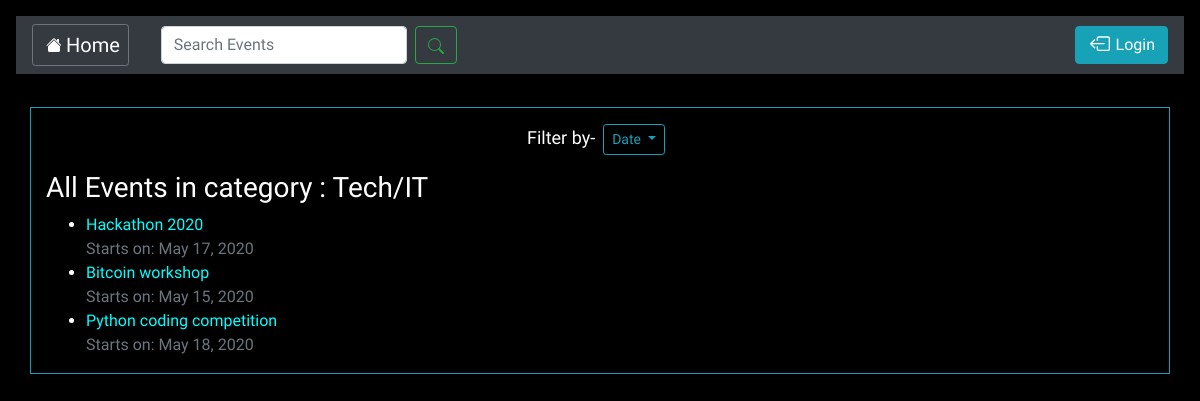
/events/search/1/3, run on the app's committed database.
### events/models.py (models this page shows, shortened)
class Category(models.Model):
    name = models.CharField(max_length=50)

class Event(models.Model):
    name = models.CharField(max_length=50)
    description = models.CharField(max_length=500, blank=True)
    start_date = models.DateField(auto_now=False, auto_now_add=False, null=True, blank=True)
    category = models.ForeignKey(Category, on_delete=models.CASCADE)
    organiser = models.ForeignKey(User, on_delete=models.CASCADE)
    city = models.ForeignKey(City, on_delete=models.CASCADE)
    address = models.CharField(max_length=50, blank=True)
    notice = models.CharField(null=True, max_length=50, blank=True)

### events/views.py (the view, shortened to what this page needs)
# urls.py: path('search/<int:city_pk>', views.search_view, name='search'),
def search_view(request, city_pk, category_pk=0, sr_string='', filter=''):
    from django.utils import timezone
    current = timezone.now().date().isocalendar()
    city = City.objects.get(pk=city_pk)
    event_list = Event.objects.filter(city=city)
    if category_pk!=0:
        category = Category.objects.get(pk=category_pk)
        event_list = event_list.filter(category=category)
        if filter!="":
            if filter=='month':
                event_list = event_list.filter(start_date__year=current[0], start_date__month=timezone.now().month)
            elif filter=='week':
                event_list = event_list.filter(start_date__year=current[0], start_date__week=current[1])
        return render(request, 'events/search.html', {'events':event_list, 'city':city, 'category':category, 'filtered':filter})

### events/templates/events/search.html (shortened to what this page needs)
{% extends 'events/base.html' %}
{% block content %}
    <div class="container border border-info">
    {% if category %}
        <div class="row justify-content-center my-3">
            <div style="font-size: large;">Filter by-</div>
            <div class="dropdown">
                <a class="btn btn-sm btn-outline-info dropdown-toggle mx-2" href="#" role="button" id="dropdownMenuLink" data-toggle="dropdown" aria-haspopup="true" aria-expanded="false">
                  Date
                </a>
            </div>
        </div>
        <h3>All Events in category : {{category.name}}</h3>
    {% endif %}
    <ul>
        {% for event in events %}
            <li>
                <a href="{% url 'events:event_detail' pk=event.pk %}">{{event.name}}</a> <br>
                <div class="text-muted"> Starts on: {{event.start_date}} </div>
            </li>
        {% empty %}
            <li>No events available!!!</li>
        {% endfor %}
    </ul>
    </div>
{% endblock content %}

### events/static/events/master.css (style rules this page uses)
body { background-color: black; color: white; font-family: 'Balsamiq Sans', cursive; }
a { color: aqua; }

### data on the page
Category: name "Tech/IT"
Event: name "Hackathon 2020", start_date "May 17, 2020"
Event: name "Bitcoin workshop", start_date "May 15, 2020"
Event: name "Python coding competition", start_date "May 18, 2020"
